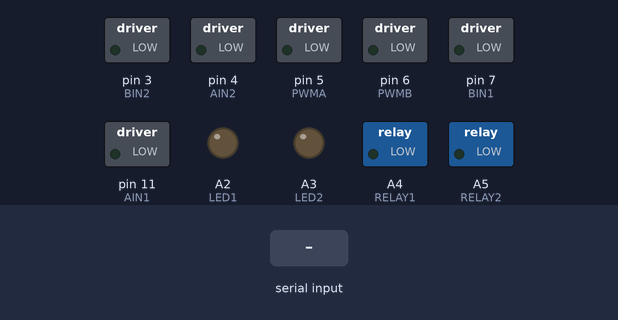
A sketch run on a simulated Arduino Nano, built with avr-gcc and run on an emulated ATmega328P. Shown: switched loads named in the sketch (green lamp = pin HIGH), output pins drawn as LEDs (lit = HIGH). The test bench sets the inputs (shaded band).

Above: at 1.2 s.
1.3 s: "P\n" received over Serial
At 2.2 s:
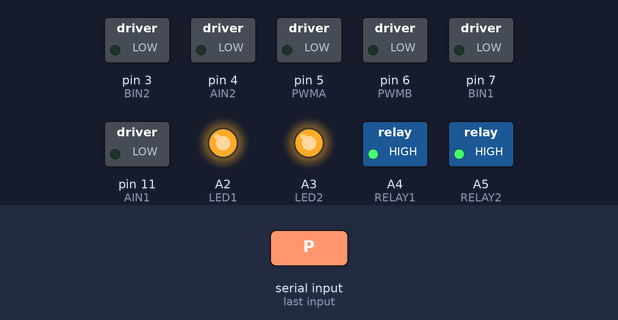
2.8 s: "Q\n" received over Serial
At 3.3 s:
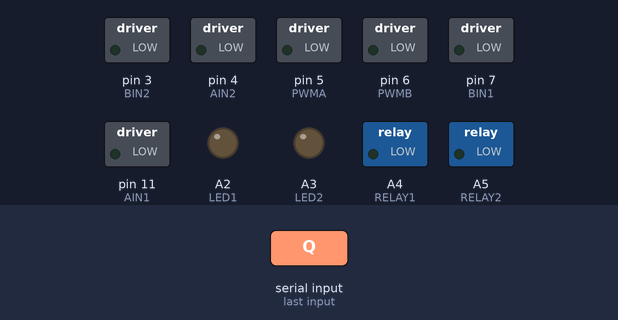
4.3 s: "T\n" received over Serial
At 5.7 s:
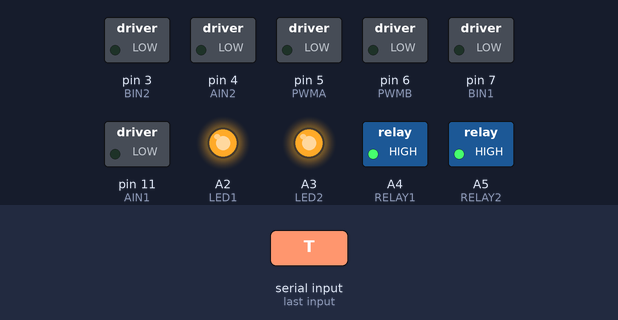
Timing chart, 0 to 7.3 s (numbered marks = the images above; inputs shaded):
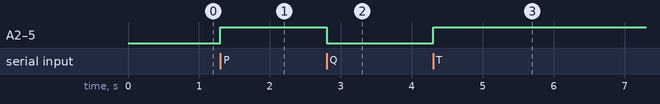

The sketch:

nano_car.ino
```cpp
/*
 * Serial control for Arduino Nano + TB6612 (PWMA/PWMB pins).
 * Commands:
 * - V/W line protocol: V<linear> W<angular>\n, values are -1.0 to 1.0
 *   Example: V1.00 W0.00 = forward, V0.00 W1.00 = turn left
 * - Single-char control commands: H/N/P/Q/T
 *   H: high speed  N: normal speed  P: actuator on  Q: actuator off  T: toggle
 * If no command is received within COMMAND_TIMEOUT_MS, the car stops.
 */
#include <math.h>
#include <stdlib.h>
#include <string.h>

// Motor driver wiring. Change these only when the TB6612 pins are wired differently.
const int PWMA = 5;  // Motor A PWM pin
const int PWMB = 6;  // Motor B PWM pin
const int AIN1 = 11;
const int AIN2 = 4;
const int BIN1 = 7;
const int BIN2 = 3;

// LED/relay outputs controlled by the non-drive commands P/Q/T.
const int LED1 = A2;
const int LED2 = A3;
const int RELAY1 = A4;
const int RELAY2 = A5;

// Active level settings for output modules. Set to false for active-low hardware.
const bool LED_ACTIVE_HIGH = true;
const bool RELAY_ACTIVE_HIGH = true;

// Set to your TB6612 STBY pin if used; otherwise keep -1 (wired to 5V).
const int STBY = -1;

// PWM limits for speed modes. H selects fast mode, N selects normal/slow mode.
// Raised for ground running: the old fast cap (70/255 ~= 27% duty) had enough
// torque wheels-up but stalled under ground friction. Tune from here.
const int PWM_SPEED_FAST = 200;  // 0-255, straight drive limit in fast mode
const int TURN_SPEED_FAST = 180; // 0-255, turn limit in fast mode
const int PWM_SPEED_SLOW = 120;  // 0-255, straight drive limit in normal mode
const int TURN_SPEED_SLOW = 120; // 0-255, turn limit in normal mode

// Safety stop: if V/W or control commands stop arriving, motor targets go to zero.
const unsigned long COMMAND_TIMEOUT_MS = 400;

// Soft-start / smoothing. This prevents abrupt direction and PWM changes.
const unsigned long RAMP_INTERVAL_MS = 20; // update interval for PWM ramp
const int RAMP_STEP = 5;                   // PWM change per interval

const long SERIAL_BAUD = 115200;
const int LINE_BUF_SIZE = 48;

// Set true if a motor's direction is reversed.
const bool A_INVERTED = false;
const bool B_INVERTED = false;

struct MotorState {
  bool dir;
  int pwm;
  bool targetDir;
  int targetPwm;
};

MotorState motorA = {true, 0, true, 0};
MotorState motorB = {true, 0, true, 0};
bool actuatorsOn = false;
bool fastMode = true;
int drivePwm = PWM_SPEED_FAST;
int turnPwm = TURN_SPEED_FAST;
char lineBuf[LINE_BUF_SIZE];
int lineLen = 0;

void setup() {
  pinMode(AIN1, OUTPUT);
  pinMode(AIN2, OUTPUT);
  pinMode(BIN1, OUTPUT);
  pinMode(BIN2, OUTPUT);
  pinMode(PWMA, OUTPUT);
  pinMode(PWMB, OUTPUT);

  if (STBY >= 0) {
    pinMode(STBY, OUTPUT);
    digitalWrite(STBY, HIGH);
  }

  pinMode(LED1, OUTPUT);
  pinMode(LED2, OUTPUT);
  pinMode(RELAY1, OUTPUT);
  pinMode(RELAY2, OUTPUT);
  setActuators(false);
  setSpeedMode(true);

  Serial.begin(SERIAL_BAUD);
  stopMotors();
}

void loop() {
  static unsigned long lastCmdMs = 0;

  while (Serial.available() > 0) {
    if (handleSerialChar(Serial.read())) {
      lastCmdMs = millis();
    }
  }

  if (lastCmdMs == 0 || (millis() - lastCmdMs) > COMMAND_TIMEOUT_MS) {
    stopMotors();
  }

  updateMotors();
}

bool handleSerialChar(char c) {
  bool lineMode = lineLen > 0 || c == 'V' || c == 'v' || c == 'W' || c == 'w';
  if (lineMode) {
    if (c == '\n' || c == '\r') {
      if (lineLen == 0) {
        return false;
      }
      lineBuf[lineLen] = '\0';
      lineLen = 0;
      return handleDriveLine(lineBuf);
    }
    if (c >= 'a' && c <= 'z') {
      c = c - 'a' + 'A';
    }
    if (lineLen < LINE_BUF_SIZE - 1) {
      lineBuf[lineLen++] = c;
    } else {
      lineLen = 0;
    }
    return false;
  }

  if (c == '\n' || c == '\r') {
    return false;
  }
  if (c >= 'a' && c <= 'z') {
    c = c - 'a' + 'A';
  }
  if (!isControlCommand(c)) {
    return false;
  }
  processControlCommand(c);
  return true;
}

// These are non-drive commands only:
// H/N choose speed mode, P/Q/T control LED/relay outputs.
// Motion is intentionally handled only by V/W lines, not old single-letter directions.
bool isControlCommand(char c) {
  return c == 'H' || c == 'N' || c == 'P' || c == 'Q' || c == 'T';
}

void processControlCommand(char c) {
  switch (c) {
    case 'H':
      setSpeedMode(true);
      break;
    case 'N':
      setSpeedMode(false);
      break;
    case 'P':
      setActuators(true);
      break;
    case 'Q':
      setActuators(false);
      break;
    case 'T':
      setActuators(!actuatorsOn);
      break;
  }
}

bool handleDriveLine(char *line) {
  char *vPos = strchr(line, 'V');
  char *wPos = strchr(line, 'W');
  if (vPos == NULL || wPos == NULL) {
    return false;
  }
  float v = atof(vPos + 1);
  float w = atof(wPos + 1);
  setDrive(v, w);
  return true;
}

void setTargets(bool aForward, bool bForward, int pwmA, int pwmB) {
  pwmA = constrain(pwmA, 0, 255);
  pwmB = constrain(pwmB, 0, 255);
  motorA.targetDir = aForward;
  motorB.targetDir = bForward;
  motorA.targetPwm = pwmA;
  motorB.targetPwm = pwmB;
}

float clampUnit(float value) {
  if (value > 1.0) {
    return 1.0;
  }
  if (value < -1.0) {
    return -1.0;
  }
  return value;
}

void setDrive(float v, float w) {
  v = clampUnit(v);
  w = clampUnit(w);

  // Differential mix: positive v drives forward, positive w turns left.
  float motorAValue = clampUnit(v + w);
  float motorBValue = clampUnit(v - w);
  int pwmLimit = fabs(v) < 0.01 ? turnPwm : drivePwm;

  int pwmA = (int)(fabs(motorAValue) * pwmLimit);
  int pwmB = (int)(fabs(motorBValue) * pwmLimit);
  setTargets(motorAValue >= 0, motorBValue >= 0, pwmA, pwmB);
}

void updateMotorState(MotorState &m) {
  if (m.targetDir != m.dir && m.pwm > 0) {
    m.pwm = max(0, m.pwm - RAMP_STEP);
    if (m.pwm == 0) {
      m.dir = m.targetDir;
    }
    return;
  }
  if (m.targetPwm > m.pwm) {
    m.pwm = min(m.targetPwm, m.pwm + RAMP_STEP);
  } else if (m.targetPwm < m.pwm) {
    m.pwm = max(m.targetPwm, m.pwm - RAMP_STEP);
  }
}

void updateMotors() {
  static unsigned long lastRampMs = 0;
  unsigned long now = millis();
  if ((now - lastRampMs) < RAMP_INTERVAL_MS) {
    return;
  }
  lastRampMs = now;

  updateMotorState(motorA);
  updateMotorState(motorB);

  if (motorA.pwm == 0) {
    digitalWrite(AIN1, LOW);
    digitalWrite(AIN2, LOW);
  } else {
    bool aDir = motorA.dir ^ A_INVERTED;
    digitalWrite(AIN1, aDir ? LOW : HIGH);
    digitalWrite(AIN2, aDir ? HIGH : LOW);
  }

  if (motorB.pwm == 0) {
    digitalWrite(BIN1, LOW);
    digitalWrite(BIN2, LOW);
  } else {
    bool bDir = motorB.dir ^ B_INVERTED;
    digitalWrite(BIN1, bDir ? LOW : HIGH);
    digitalWrite(BIN2, bDir ? HIGH : LOW);
  }

  analogWrite(PWMA, motorA.pwm);
  analogWrite(PWMB, motorB.pwm);
}

void stopMotors() {
  setTargets(motorA.dir, motorB.dir, 0, 0);
}

void setActuators(bool on) {
  actuatorsOn = on;
  digitalWrite(LED1, on == LED_ACTIVE_HIGH ? HIGH : LOW);
  digitalWrite(LED2, on == LED_ACTIVE_HIGH ? HIGH : LOW);
  digitalWrite(RELAY1, on == RELAY_ACTIVE_HIGH ? HIGH : LOW);
  digitalWrite(RELAY2, on == RELAY_ACTIVE_HIGH ? HIGH : LOW);
}

void setSpeedMode(bool fast) {
  fastMode = fast;
  drivePwm = fast ? PWM_SPEED_FAST : PWM_SPEED_SLOW;
  turnPwm = fast ? TURN_SPEED_FAST : TURN_SPEED_SLOW;
}
```

Measured:
- after the input at 1.3 s, A2 (LED1), A3 (LED2), A4 (RELAY1), A5 (RELAY2): LOW → HIGH at once
- after the input at 2.8 s, A2 (LED1), A3 (LED2), A4 (RELAY1), A5 (RELAY2): HIGH → LOW at once
- after the input at 4.3 s, A2 (LED1), A3 (LED2), A4 (RELAY1), A5 (RELAY2): LOW → HIGH at once
